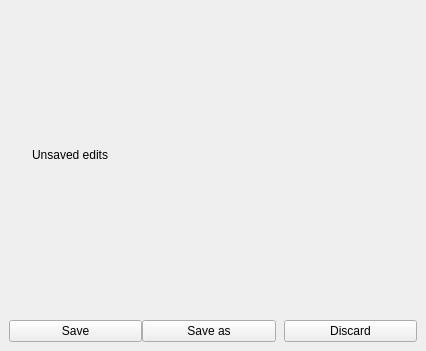
<?xml version="1.0" encoding="UTF-8"?>
<ui version="4.0">
 <class>SaveConfirmOverlay</class>
 <widget class="QWidget" name="SaveConfirmOverlay">
  <property name="geometry">
   <rect>
    <x>0</x>
    <y>0</y>
    <width>426</width>
    <height>351</height>
   </rect>
  </property>
  <property name="windowTitle">
   <string notr="true"/>
  </property>
  <property name="accessibleName">
   <string notr="true"/>
  </property>
  <layout class="QVBoxLayout" name="verticalLayout">
   <property name="spacing">
    <number>10</number>
   </property>
   <property name="sizeConstraint">
    <enum>QLayout::SetMinAndMaxSize</enum>
   </property>
   <property name="leftMargin">
    <number>0</number>
   </property>
   <property name="topMargin">
    <number>0</number>
   </property>
   <property name="rightMargin">
    <number>0</number>
   </property>
   <property name="bottomMargin">
    <number>0</number>
   </property>
   <item>
    <widget class="QWidget" name="widget" native="true">
     <property name="accessibleName">
      <string notr="true">OverlayHeaderWidget</string>
     </property>
     <layout class="QHBoxLayout" name="horizontalLayout_2">
      <property name="spacing">
       <number>0</number>
      </property>
      <property name="sizeConstraint">
       <enum>QLayout::SetMinimumSize</enum>
      </property>
      <property name="leftMargin">
       <number>0</number>
      </property>
      <property name="topMargin">
       <number>0</number>
      </property>
      <property name="rightMargin">
       <number>0</number>
      </property>
      <property name="bottomMargin">
       <number>0</number>
      </property>
      <item>
       <widget class="IconWidget" name="headerIcon" native="true">
        <property name="sizePolicy">
         <sizepolicy hsizetype="Fixed" vsizetype="Fixed">
          <horstretch>0</horstretch>
          <verstretch>0</verstretch>
         </sizepolicy>
        </property>
        <property name="minimumSize">
         <size>
          <width>32</width>
          <height>32</height>
         </size>
        </property>
        <property name="maximumSize">
         <size>
          <width>32</width>
          <height>32</height>
         </size>
        </property>
        <property name="accessibleName">
         <string notr="true"/>
        </property>
       </widget>
      </item>
      <item>
       <widget class="QLabel" name="label">
        <property name="sizePolicy">
         <sizepolicy hsizetype="Minimum" vsizetype="Preferred">
          <horstretch>1</horstretch>
          <verstretch>0</verstretch>
         </sizepolicy>
        </property>
        <property name="accessibleName">
         <string notr="true">OverlayHeaderLabel</string>
        </property>
        <property name="text">
         <string>Unsaved edits</string>
        </property>
        <property name="textInteractionFlags">
         <set>Qt::NoTextInteraction</set>
        </property>
       </widget>
      </item>
      <item>
       <widget class="IconButton" name="closeButton" native="true">
        <property name="sizePolicy">
         <sizepolicy hsizetype="Fixed" vsizetype="Fixed">
          <horstretch>0</horstretch>
          <verstretch>0</verstretch>
         </sizepolicy>
        </property>
        <property name="minimumSize">
         <size>
          <width>32</width>
          <height>32</height>
         </size>
        </property>
        <property name="maximumSize">
         <size>
          <width>32</width>
          <height>32</height>
         </size>
        </property>
        <property name="accessibleName">
         <string notr="true">OverlayCloseButton</string>
        </property>
       </widget>
      </item>
     </layout>
    </widget>
   </item>
   <item>
    <layout class="QHBoxLayout" name="horizontalLayout">
     <property name="spacing">
      <number>0</number>
     </property>
     <property name="sizeConstraint">
      <enum>QLayout::SetMinimumSize</enum>
     </property>
     <property name="leftMargin">
      <number>9</number>
     </property>
     <property name="topMargin">
      <number>0</number>
     </property>
     <property name="rightMargin">
      <number>9</number>
     </property>
     <property name="bottomMargin">
      <number>9</number>
     </property>
     <item>
      <widget class="QPushButton" name="saveButton">
       <property name="focusPolicy">
        <enum>Qt::NoFocus</enum>
       </property>
       <property name="accessibleName">
        <string notr="true">ButtonSetLeft</string>
       </property>
       <property name="text">
        <string>Save</string>
       </property>
      </widget>
     </item>
     <item>
      <widget class="QPushButton" name="saveAsButton">
       <property name="focusPolicy">
        <enum>Qt::NoFocus</enum>
       </property>
       <property name="accessibleName">
        <string notr="true">ButtonSetRight</string>
       </property>
       <property name="text">
        <string>Save as</string>
       </property>
      </widget>
     </item>
     <item>
      <spacer name="horizontalSpacer">
       <property name="orientation">
        <enum>Qt::Horizontal</enum>
       </property>
       <property name="sizeType">
        <enum>QSizePolicy::Fixed</enum>
       </property>
       <property name="sizeHint" stdset="0">
        <size>
         <width>8</width>
         <height>10</height>
        </size>
       </property>
      </spacer>
     </item>
     <item>
      <widget class="QPushButton" name="discardButton">
       <property name="focusPolicy">
        <enum>Qt::NoFocus</enum>
       </property>
       <property name="accessibleName">
        <string notr="true">Button</string>
       </property>
       <property name="text">
        <string>Discard</string>
       </property>
      </widget>
     </item>
    </layout>
   </item>
  </layout>
 </widget>
 <customwidgets>
  <customwidget>
   <class>IconButton</class>
   <extends>QWidget</extends>
   <header>gui/customwidgets/iconbutton.h</header>
   <container>1</container>
  </customwidget>
  <customwidget>
   <class>IconWidget</class>
   <extends>QWidget</extends>
   <header>gui/customwidgets/iconwidget.h</header>
   <container>1</container>
  </customwidget>
 </customwidgets>
 <resources/>
 <connections>
  <connection>
   <sender>closeButton</sender>
   <signal>clicked()</signal>
   <receiver>SaveConfirmOverlay</receiver>
   <slot>hide()</slot>
   <hints>
    <hint type="sourcelabel">
     <x>400</x>
     <y>77</y>
    </hint>
    <hint type="destinationlabel">
     <x>427</x>
     <y>191</y>
    </hint>
   </hints>
  </connection>
 </connections>
</ui>
